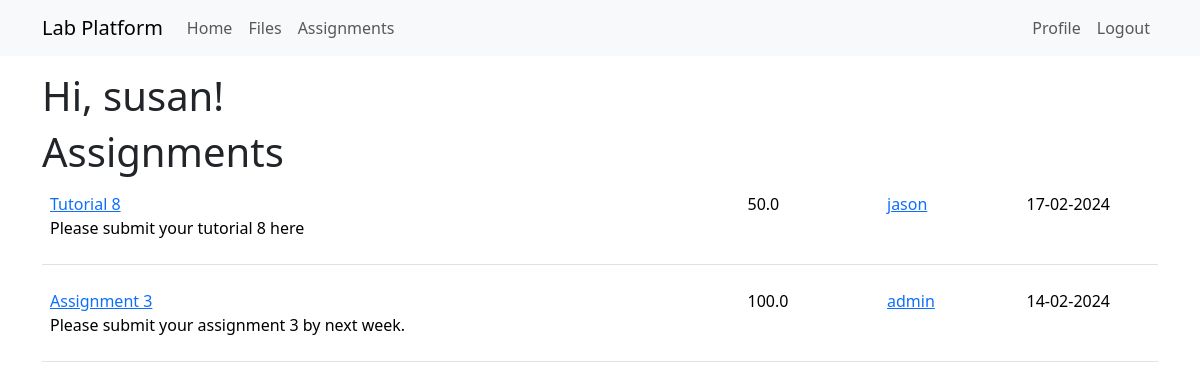
The page /assignments (signed in) on the database its author committed.
### app/models.py (models this page shows, shortened)
class User(UserMixin, db.Model):
    id: so.Mapped[int] = so.mapped_column(primary_key=True)
    username: so.Mapped[str] = so.mapped_column(sa.String(64), index=True,
                                                unique=True)
    email: so.Mapped[str] = so.mapped_column(sa.String(120), index=True,
                                             unique=True)
    password_hash: so.Mapped[Optional[str]] = so.mapped_column(sa.String(256))
    posts: so.WriteOnlyMapped['Post'] = so.relationship(
        back_populates='author')
    files: so.WriteOnlyMapped['File'] = so.relationship(
        back_populates='uploader')
    role: so.Mapped[int] = so.mapped_column(sa.Integer, default=-1, index=True, unique=False)
    assignments: so.WriteOnlyMapped['Assignment'] = so.relationship(
        back_populates='asmtauthor')
    submissions: so.WriteOnlyMapped['Submission'] = so.relationship(
        back_populates='submitter')
    def is_admin(self):
        return self.role == 0
    def is_lecturer(self):
        return self.role == 1

class Assignment(db.Model):
    id: so.Mapped[int] = so.mapped_column(primary_key=True)
    title: so.Mapped[str] = so.mapped_column(sa.String(140))
    description: so.Mapped[str] = so.mapped_column(sa.String(255))
    timestamp: so.Mapped[datetime] = so.mapped_column(
        index=True, default=lambda: datetime.now(timezone.utc))
    duedate: so.Mapped[datetime] = so.mapped_column(
        index=True, nullable=True)
    totalMarks: so.Mapped[float] = so.mapped_column(sa.Float, index=False, unique=False, nullable=True, default=0)
    user_id: so.Mapped[int] = so.mapped_column(sa.ForeignKey(User.id),
                                               index=True)
    asmtauthor: so.Mapped[User] = so.relationship(back_populates='assignments')
    submissions: so.Mapped['Submission'] = so.relationship(back_populates='assignment')

### app/routes.py (the view)
@app.route('/assignments', methods=['GET', 'POST'])
@login_required
def assignments():
    form = UploadButton()
    if form.validate_on_submit():
        return redirect(url_for('createAssignment'))
    return render_template('assignments.html',
                            title='Assignments',
                              assignments=db.session.scalars(sa.select(Assignment).order_by(sa.desc(Assignment.timestamp))).all(),
                                form=form)

### app/models.py (called while the page is built)
@login.user_loader
def load_user(id):
    return db.session.get(User, int(id))

### app/templates/assignments.html (shortened to what this page needs)
{% extends "base.html" %}
{% import 'bootstrap_wtf.html' as wtf %}
{% block content %}
    <h1>Hi, {{ current_user.username }}!</h1>
    <h1>Assignments</h1>
    {% for assignment in assignments %}
        {% include '_assignment.html' %}
    {% endfor %}
{% endblock %}

### app/templates/_assignment.html
<table class="table table-hover">
    <tr>
        <td width="500px">
            <p>
                <a href="{{ url_for('detailsAssignment', assignmentid=assignment.id) }}">
                    {{ assignment.title }}
                </a>
                <br> {% if assignment.description %}
                {{ assignment.description }}
                {% endif %}
            </p>
        </td>
        <td width="100px">
            <p>
                {{ assignment.totalMarks }}
            </p>
        <td width="100px">
            <a href="{{ url_for('user', username=assignment.asmtauthor.username) }}">
                {{ assignment.asmtauthor.username }}
            </a>
        </td>
        <td width="100px">
            <p>
                {{ assignment.duedate.strftime('%d-%m-%Y') }}
            </p>
        </td>
    </tr>
</table>

### rows shown on the page
User: username "susan"
Assignment: title "Tutorial 8", description "Please submit your tutorial 8 here", totalMarks "50.0", asmtauthor.username "jason", duedate "17-02-2024"
Assignment: title "Assignment 3", description "Please submit your assignment 3 by next week.", totalMarks "100.0", asmtauthor.username "admin", duedate "14-02-2024"
